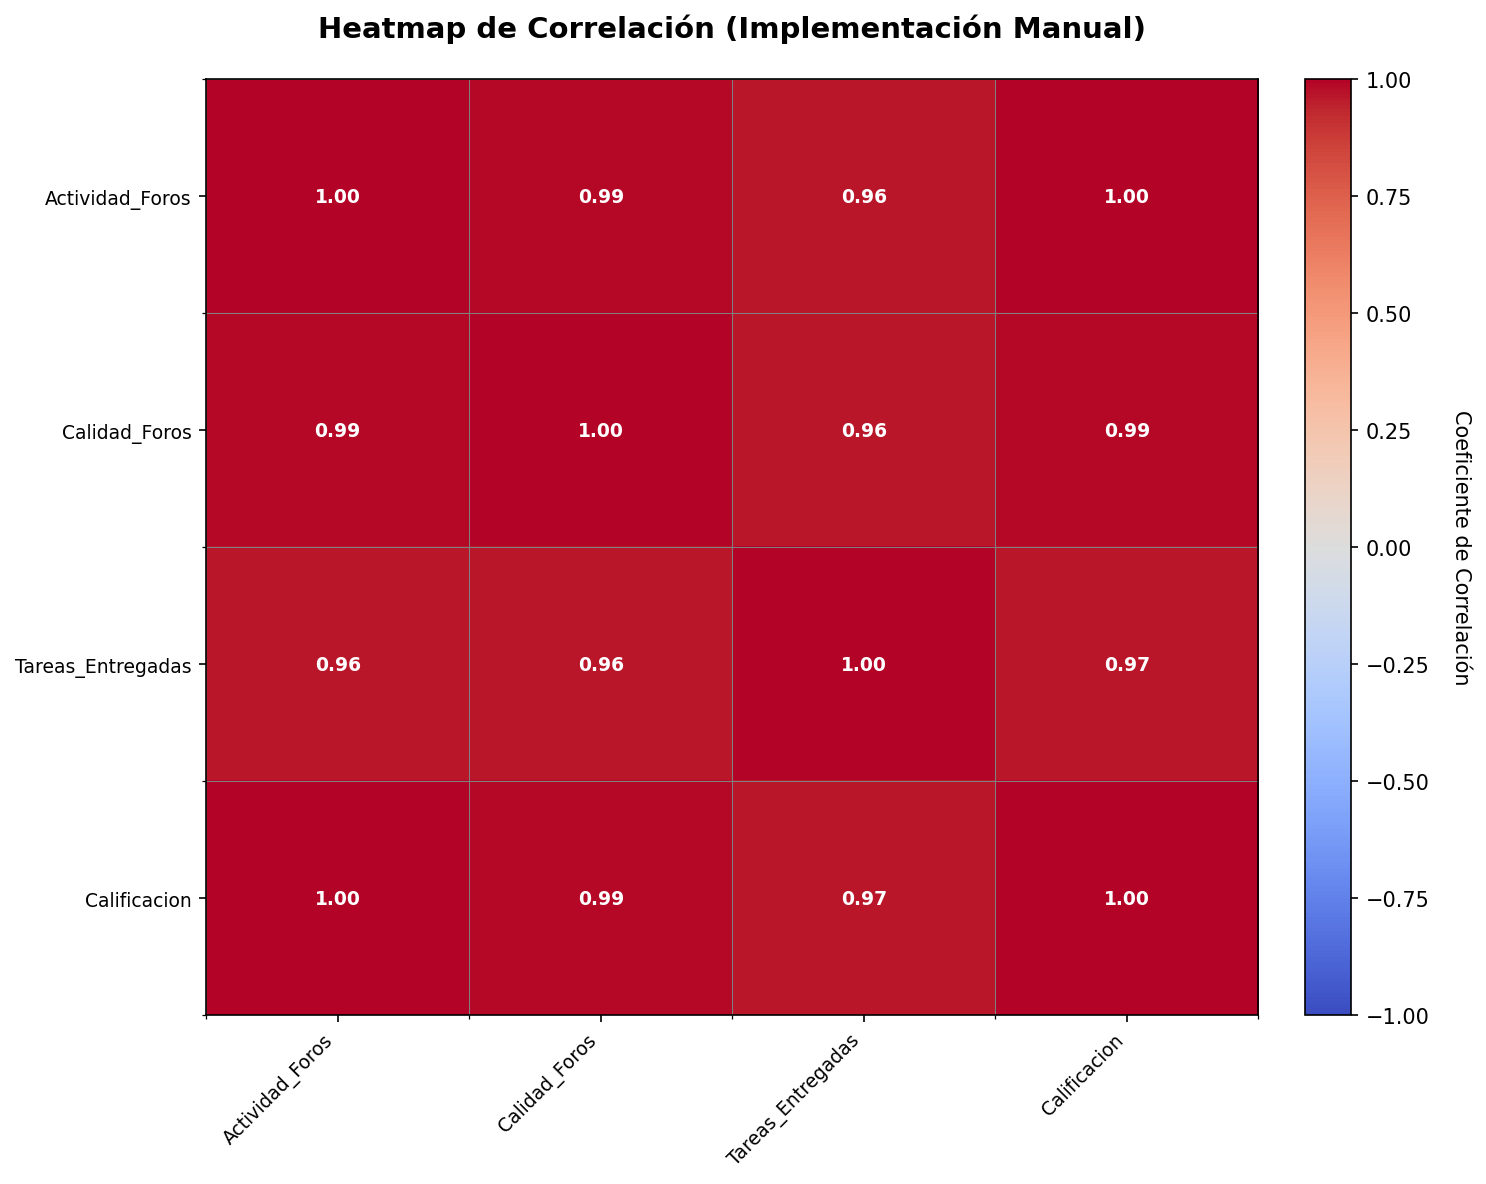

Generate this figure with Python:
"""
Ejemplo de cómo crear un heatmap de correlación completamente manual
(sin seaborn ni pandas.corr())
"""

import numpy as np
import matplotlib.pyplot as plt

def calcular_correlacion_pearson(x, y):
    """
    Calcula el coeficiente de correlación de Pearson entre dos arrays.
    
    Fórmula: r = Σ((xi - x̄)(yi - ȳ)) / sqrt(Σ(xi - x̄)² * Σ(yi - ȳ)²)
    """
    # Verificar que tengan la misma longitud
    assert len(x) == len(y), "Los arrays deben tener la misma longitud"
    
    n = len(x)
    if n == 0:
        return 0.0
    
    # Calcular medias
    mean_x = sum(x) / n
    mean_y = sum(y) / n
    
    # Calcular desviaciones
    diff_x = [xi - mean_x for xi in x]
    diff_y = [yi - mean_y for yi in y]
    
    # Calcular productos y sumas
    numerador = sum(dx * dy for dx, dy in zip(diff_x, diff_y))
    suma_cuadrados_x = sum(dx * dx for dx in diff_x)
    suma_cuadrados_y = sum(dy * dy for dy in diff_y)
    
    denominador = (suma_cuadrados_x * suma_cuadrados_y) ** 0.5
    
    # Evitar división por cero
    if denominador == 0:
        return 0.0
    
    return numerador / denominador


def crear_matriz_correlacion(datos, nombres_columnas):
    """
    Crea una matriz de correlación completa desde datos en formato lista de listas.
    
    Args:
        datos: Lista de listas donde cada sublista es una columna
        nombres_columnas: Lista con los nombres de las columnas
    
    Returns:
        matriz: Array numpy con las correlaciones
        nombres: Lista con los nombres de las columnas
    """
    n_vars = len(datos)
    matriz = np.zeros((n_vars, n_vars))
    
    # Calcular correlación para cada par de variables
    for i in range(n_vars):
        for j in range(n_vars):
            if i == j:
                # Correlación de una variable consigo misma es 1
                matriz[i, j] = 1.0
            else:
                # Calcular correlación entre variable i y variable j
                matriz[i, j] = calcular_correlacion_pearson(datos[i], datos[j])
    
    return matriz, nombres_columnas


def dibujar_heatmap_manual(matriz, nombres, titulo='Heatmap de Correlación'):
    """
    Dibuja un heatmap manualmente sin usar seaborn.
    
    Args:
        matriz: Matriz de correlación (numpy array)
        nombres: Lista con nombres de variables
        titulo: Título del gráfico
    """
    n_vars = len(nombres)
    
    # Crear figura y ejes
    fig, ax = plt.subplots(figsize=(10, 8))
    
    # Dibujar el mapa de calor usando imshow
    # imshow es una función primitiva de matplotlib que muestra una matriz como imagen
    im = ax.imshow(matriz, cmap='coolwarm', vmin=-1, vmax=1, aspect='auto')
    
    # Configurar etiquetas de los ejes
    ax.set_xticks(np.arange(n_vars))
    ax.set_yticks(np.arange(n_vars))
    ax.set_xticklabels(nombres, rotation=45, ha='right', fontsize=9)
    ax.set_yticklabels(nombres, fontsize=9)
    
    # Añadir grid (líneas entre celdas)
    ax.set_xticks(np.arange(n_vars + 1) - 0.5, minor=True)
    ax.set_yticks(np.arange(n_vars + 1) - 0.5, minor=True)
    ax.grid(which='minor', color='gray', linestyle='-', linewidth=0.5)
    
    # Añadir los valores numéricos en cada celda
    for i in range(n_vars):
        for j in range(n_vars):
            valor = matriz[i, j]
            # Elegir color de texto según intensidad del fondo
            color_texto = 'white' if abs(valor) > 0.5 else 'black'
            ax.text(j, i, f'{valor:.2f}', 
                   ha='center', va='center', 
                   color=color_texto, fontsize=9, fontweight='bold')
    
    # Añadir barra de color (colorbar)
    cbar = plt.colorbar(im, ax=ax, fraction=0.046, pad=0.04)
    cbar.set_label('Coeficiente de Correlación', rotation=270, labelpad=20)
    
    # Título
    ax.set_title(titulo, fontsize=14, fontweight='bold', pad=20)
    
    plt.tight_layout()
    return fig, ax


# --- EJEMPLO DE USO ---
if __name__ == "__main__":
    # Datos de ejemplo (cada lista es una columna/variable)
    # Por ejemplo: datos de estudiantes
    actividad_foros = [5, 10, 15, 20, 8, 12, 18, 7, 14, 19]
    calidad_foros = [2.5, 3.0, 4.0, 4.5, 2.8, 3.2, 4.2, 2.6, 3.8, 4.3]
    tareas_entregadas = [6, 8, 9, 10, 7, 8, 9, 6, 9, 10]
    calificacion = [5.5, 6.5, 7.5, 8.5, 6.0, 6.8, 8.0, 5.8, 7.2, 8.2]
    
    # Organizar datos
    datos = [
        actividad_foros,
        calidad_foros,
        tareas_entregadas,
        calificacion
    ]
    
    nombres = [
        'Actividad_Foros',
        'Calidad_Foros',
        'Tareas_Entregadas',
        'Calificacion'
    ]
    
    # Crear matriz de correlación manualmente
    print("Calculando matriz de correlación manualmente...")
    matriz_corr, nombres_vars = crear_matriz_correlacion(datos, nombres)
    
    print("\nMatriz de Correlación:")
    print(matriz_corr)
    
    # Dibujar heatmap manual
    print("\nGenerando heatmap manual...")
    fig, ax = dibujar_heatmap_manual(matriz_corr, nombres_vars, 
                                      'Heatmap de Correlación (Implementación Manual)')
    
    plt.savefig('heatmap_manual_ejemplo.png', dpi=150, bbox_inches='tight')
    print("Heatmap guardado en 'heatmap_manual_ejemplo.png'")
    
    # Mostrar (opcional)
    # plt.show()
    
    print("\n--- Explicación de la implementación ---")
    print("1. calcular_correlacion_pearson(): Implementa la fórmula de Pearson desde cero")
    print("2. crear_matriz_correlacion(): Calcula todas las correlaciones entre pares de variables")
    print("3. dibujar_heatmap_manual(): Usa plt.imshow() para crear el mapa de calor")
    print("   - imshow() dibuja una matriz como imagen coloreada")
    print("   - Añadimos manualmente los textos con los valores")
    print("   - Configuramos los ticks, labels y colorbar")
